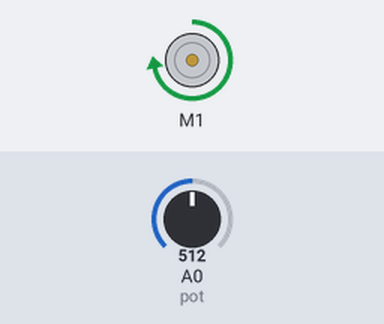
The sketch below on a simulated Arduino Uno, built with avr-gcc and run on an emulated ATmega328P. Shown: DC motor (green arrow = forward, orange = backward, longer = faster). The inputs (shaded band) are chosen by the test bench; at power-on: A0 (pot) = 512.

Above: at 1.2 s.
1.3 s: A0 (pot) set to 716
At 1.65 s:
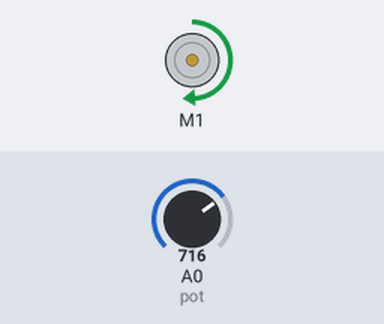
4.3 s: A0 (pot) set to 900
At 4.66 s:
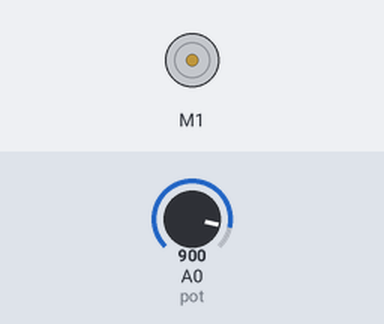
7.3 s: A0 (pot) set to 1023
At 8.19 s:
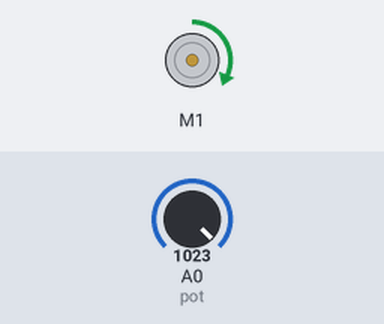
10.3 s: A0 (pot) set to 511
13.3 s: A0 (pot) set to 306
16.3 s: A0 (pot) set to 122
Timing chart, 0 to 20.3 s (numbered marks = the images above; inputs shaded):
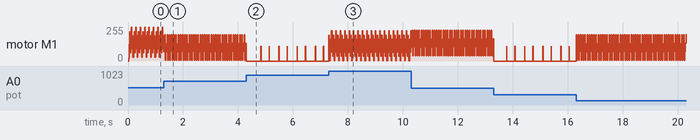

Measured:
- by itself, motor M1: repeats every 0.08 s: forward 6/255 0.02 s, forward 70/255 0.02 s, forward 134/255 0.02 s, forward 198/255 0.02 s

The sketch:

mainIntMath.ino
```cpp
#include <Wire.h>
#include <Adafruit_MotorShield.h>
#include <TimerOne.h>

Adafruit_MotorShield AFMS = Adafruit_MotorShield();
Adafruit_DCMotor *motor = AFMS.getMotor(1);

int pot = A0;
int A = 2;
int B = 3;

volatile unsigned long lasttime = 0;
volatile unsigned long curtime = 0;
volatile unsigned long pulsetime = 0;

// motor variables
volatile int mdir = 0;
volatile int mpos = 0;
int setpos = 100;
int mspeed = 0; // set speed
float mvel = 0; // measured velocity
int merr = 0; // motor position error

// pendulum variables
unsigned int deg90 = 688;
unsigned int deg0 = 439; // with 5V ADC reference and supply
unsigned int degmin90 = 198;
unsigned int kP = (unsigned int) ((M_PI/4.0*(1.0/(deg90 - deg0) + 1.0/(deg0 - degmin90)))*10000.0); // ADC to rad

// loop variables
static unsigned long lspeedtime = 0;
static unsigned long curspeedtime = 0;

// control variables
static float T = .001; // sec
unsigned int thetak = 0;
unsigned int thetak1 = 0;
unsigned int Voutk = 0;
unsigned int Voutk1 = 0;

unsigned int kMotDAC = 1;

// K (series compensator)
unsigned int kZero = (unsigned int) (exp(-15.0*T)*1000.0);
unsigned int kPole = (unsigned int) (exp(-1.0*T)*1000.0);
unsigned int kD = (unsigned int) (15000.0/1000.0*((1000.0 - kZero)/(1000.0 - kPole))); // Kc = 1

void Aevent() {
  if (digitalRead(B) == HIGH) {
    mdir = -1;
    mpos--;
  } else {
    mdir = 1;
    mpos++;
  }
}

void Bevent() {
  curtime = micros();
  if (curtime > lasttime)
    pulsetime = curtime - lasttime;

  lasttime = curtime;
}

void control()
{
  // mvel = mdir*1.0/((float)(pulsetime*32e-6));
  thetak = (analogRead(pot) - deg0)*kP/10; //makes thetak multiplied by 1000

  Voutk = Voutk1*kPole + kD*(thetak - thetak1*kZero); //all numbers are multipled by 1000

  mdir = Voutk < 0 ? BACKWARD : FORWARD;

  thetak1 = thetak;
  Voutk1 = Voutk;
}

void setup() {
  // AFMS.begin(); higher freq

  // attachInterrupt(0, Aevent, RISING);
  // attachInterrupt(1, Bevent, CHANGE);

  Timer1.initialize((int)(T*1e6));
  Timer1.attachInterrupt(control);
}

static unsigned long lastprint = 0;
static unsigned long curprint = 0;

void loop() {
  motor->setSpeed(abs(Voutk)*kMotDAC);
  motor->run(mdir);
}
```
